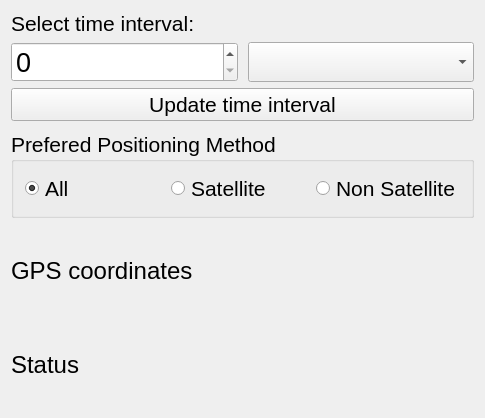
<?xml version="1.0" encoding="UTF-8"?>
<ui version="4.0">
 <class>MainWindow</class>
 <widget class="QMainWindow" name="MainWindow">
  <property name="geometry">
   <rect>
    <x>0</x>
    <y>0</y>
    <width>485</width>
    <height>418</height>
   </rect>
  </property>
  <property name="font">
   <font>
    <pointsize>16</pointsize>
   </font>
  </property>
  <property name="windowTitle">
   <string>MainWindow</string>
  </property>
  <widget class="QWidget" name="centralWidget">
   <layout class="QVBoxLayout" name="verticalLayout">
    <property name="spacing">
     <number>10</number>
    </property>
    <item>
     <layout class="QVBoxLayout" name="verticalLayout_2">
      <item>
       <widget class="QLabel" name="label_3">
        <property name="font">
         <font>
          <pointsize>16</pointsize>
         </font>
        </property>
        <property name="text">
         <string>Select time interval: </string>
        </property>
       </widget>
      </item>
      <item>
       <layout class="QHBoxLayout" name="horizontalLayout">
        <property name="spacing">
         <number>10</number>
        </property>
        <item>
         <widget class="QSpinBox" name="spinBox">
          <property name="sizePolicy">
           <sizepolicy hsizetype="Preferred" vsizetype="Preferred">
            <horstretch>0</horstretch>
            <verstretch>0</verstretch>
           </sizepolicy>
          </property>
          <property name="font">
           <font>
            <pointsize>20</pointsize>
           </font>
          </property>
         </widget>
        </item>
        <item>
         <widget class="QComboBox" name="comboBox">
          <property name="sizePolicy">
           <sizepolicy hsizetype="Preferred" vsizetype="Preferred">
            <horstretch>0</horstretch>
            <verstretch>0</verstretch>
           </sizepolicy>
          </property>
          <property name="font">
           <font>
            <pointsize>20</pointsize>
            <kerning>true</kerning>
           </font>
          </property>
         </widget>
        </item>
       </layout>
      </item>
      <item>
       <widget class="QPushButton" name="pushButton">
        <property name="sizePolicy">
         <sizepolicy hsizetype="Preferred" vsizetype="Preferred">
          <horstretch>0</horstretch>
          <verstretch>0</verstretch>
         </sizepolicy>
        </property>
        <property name="font">
         <font>
          <pointsize>16</pointsize>
         </font>
        </property>
        <property name="text">
         <string>Update time interval</string>
        </property>
       </widget>
      </item>
     </layout>
    </item>
    <item>
     <widget class="QGroupBox" name="groupBox">
      <property name="font">
       <font>
        <pointsize>16</pointsize>
       </font>
      </property>
      <property name="title">
       <string>Prefered Positioning Method</string>
      </property>
      <layout class="QHBoxLayout" name="horizontalLayout_2">
       <item>
        <widget class="QRadioButton" name="allRadioButton">
         <property name="sizePolicy">
          <sizepolicy hsizetype="Preferred" vsizetype="Maximum">
           <horstretch>0</horstretch>
           <verstretch>0</verstretch>
          </sizepolicy>
         </property>
         <property name="text">
          <string>All</string>
         </property>
         <property name="checked">
          <bool>true</bool>
         </property>
        </widget>
       </item>
       <item>
        <widget class="QRadioButton" name="satelliteRadioButton">
         <property name="sizePolicy">
          <sizepolicy hsizetype="Preferred" vsizetype="Maximum">
           <horstretch>0</horstretch>
           <verstretch>0</verstretch>
          </sizepolicy>
         </property>
         <property name="text">
          <string>Satellite</string>
         </property>
        </widget>
       </item>
       <item>
        <widget class="QRadioButton" name="nonSatelliteradioButton">
         <property name="sizePolicy">
          <sizepolicy hsizetype="Preferred" vsizetype="Preferred">
           <horstretch>0</horstretch>
           <verstretch>0</verstretch>
          </sizepolicy>
         </property>
         <property name="text">
          <string>Non Satellite</string>
         </property>
        </widget>
       </item>
      </layout>
     </widget>
    </item>
    <item>
     <widget class="QLabel" name="label">
      <property name="font">
       <font>
        <pointsize>18</pointsize>
       </font>
      </property>
      <property name="text">
       <string>GPS coordinates</string>
      </property>
      <property name="scaledContents">
       <bool>true</bool>
      </property>
      <property name="wordWrap">
       <bool>true</bool>
      </property>
     </widget>
    </item>
    <item>
     <widget class="QLabel" name="label_2">
      <property name="font">
       <font>
        <pointsize>18</pointsize>
       </font>
      </property>
      <property name="text">
       <string>Status</string>
      </property>
      <property name="scaledContents">
       <bool>true</bool>
      </property>
      <property name="wordWrap">
       <bool>true</bool>
      </property>
     </widget>
    </item>
   </layout>
  </widget>
 </widget>
 <layoutdefault spacing="6" margin="11"/>
 <resources/>
 <connections/>
</ui>
